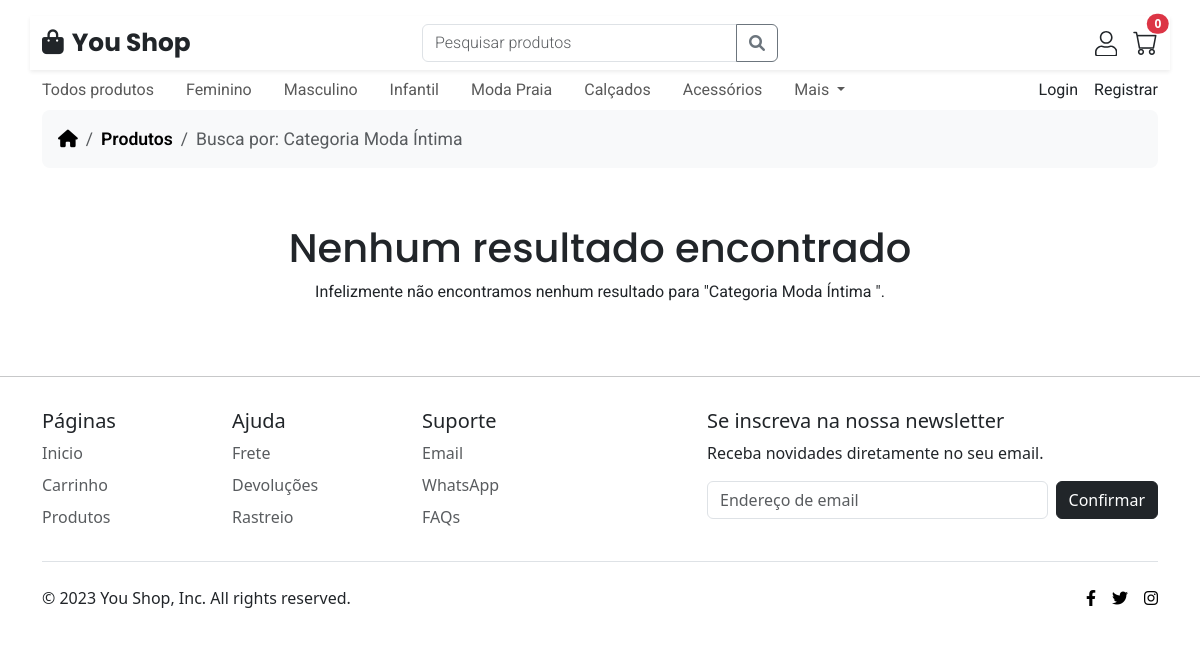
The page /products?category=8 on the database its author committed.
### models/category.py (models this page shows)
class Category(BaseModel):
    __tablename__ = 'category'
    name = db.Column(db.String(200), nullable=False)
    image = db.Column(db.String(500), nullable=False)
    products = db.relationship('Product', backref='category')

### view.py (the view, shortened to what this page needs)
@view_blueprint.route('/products', methods=['GET', 'POST', 'PUT', 'PATCH', 'DELETE'])
def products():
    if request.method == 'GET':
        pass
    categories = Category.get_all()
    search_query = request.args.get('search')
    category_id = request.args.get('category')
    page = int(request.args.get('page', 1))  # Default to page 1 if 'page' parameter is not provided
    page_size = 6  # MMC entre 2(quantidade de colunas mobile) e 3 (quantidade de colunas desktop)
    if search_query:
        products_list = Product.search_products_by_string(search_query.strip())
        if not products_list:
            return render_template(
                'no-results.html',
                categories=categories,
                cartLength=cartLengthExample,
                search_query=search_query
            )
    elif category_id:
        products_list = Product.get_products_by_category_id(int(category_id))
        if not products_list:
            return render_template(
                'no-results.html',
                categories=categories,
                cartLength=cartLengthExample,
                search_query=f"Categoria {Category.get_by_id(int(category_id)).name}"
            )
    else:
        products_list = Product.get_all()

### models/base.py (called while the page is built)
    @classmethod
    def get_all(cls) -> list['BaseModel']:
        return cls.query.all()

    @classmethod
    def get_by_id(cls, id: int) -> 'BaseModel':
        return cls.query.get(id)

### models/product.py (called while the page is built)
    @classmethod
    def get_products_by_category_id(cls, category_id: int) -> list['Product']:
        return cls.query.filter_by(category_id=category_id).all()

### templates/no-results.html (shortened to what this page needs)
{% extends 'main-template.html' %}
{% block content %}
<section>
  <div class="container-lg">
    <nav aria-label="breadcrumb">
        <ol class="breadcrumb breadcrumb-chevron p-3 bg-body-tertiary rounded-3 fcs-15 roboto">
          <li class="breadcrumb-item">
            <a class="link-body-emphasis" href="{{ url_for('view.home') }}">
              <i class="fa-solid fa-house"></i>
            </a>
          </li>
          <li class="breadcrumb-item">
            <a class="link-body-emphasis fw-semibold text-decoration-none" href="{{ url_for('view.products') }}">Produtos</a>
          </li>
          <li class="breadcrumb-item active text-truncate" aria-current="page" style="max-width: 55vw;">
            Busca por: {{ search_query }}
          </li>
        </ol>
      </nav>
      <div class="row my-5 text-center">
        <div class="col-md-12 my-2">
          <h1 class="poppins">Nenhum resultado encontrado</h1>
          <p class="roboto">Infelizmente não encontramos nenhum resultado para "{{ search_query }}".</p>
        </div>
      </div>
  </div>
</section>
{% endblock %}

### templates/menu.html (shortened to what this page needs)
<header class="container-lg mt-3">
  <div class="row d-flex shadow-sm py-2">
    <div class="col-6 col-md-4 d-flex">
      <a href="{{ url_for('view.home') }}" class="text-decoration-none poppins fw-bold fcs-16 text-dark mx-auto mx-md-0 my-auto"><i class="fa-solid fa-bag-shopping me-2"></i>You Shop</a>
    </div>
    <div class="col-0 col-md-4 d-none d-md-block mx-auto">
      <form action="{{ url_for('view.search') }}" method="post">
        <div class="input-group">
          <input type="text" name="search" class="form-control roboto fw-light" placeholder="Pesquisar produtos" aria-label="Pesquisar produtos" aria-describedby="searchButton">
          <button id="searchButton" class="btn btn-outline-secondary" type="submit"><i class="fas fa-search"></i></button>
        </div>
      </form>
    </div>
    <div class="col-4 col-md-4 d-flex align-content-center justify-content-end">
      <div class="dropdown mx-3 my-auto">
        <a id="userDropdown" data-toggle="dropdown" aria-haspopup="true" aria-expanded="false">
        </a>
      </div>
      <a class="position-relative text-decoration-none text-dark" href="{{ url_for('view.cart') }}">
        <i class="bi bi-cart fcs-16 my-auto"></i>
        <span id="cartLength" class="position-absolute top-0 start-100 translate-middle badge rounded-pill bg-danger">
          {{ cartLength }}
        </span>
      </a>
    </div>
  </div>
</header>
<nav class="navbar navbar-expand-md align-items-start p-0">
  <div class="container-lg d-block">
    <div class="row">
      <div class="col-10 collapse navbar-collapse" id="navbarSupportedContent">
        <ul id="categoryList" class="navbar-nav me-auto">
          <li class="nav-item me-3 no-wrap">
            <a href="{{ url_for('view.products') }}" class="nav-link roboto ps-0">Todos produtos</a>
          </li>
          {% for category in categories %}
          <li class="nav-item me-3 no-wrap roboto d-flex">
            <a href=" {{ url_for('view.products', category=category.id) }}" class="nav-link">{{ category.name }}</a>
          </li>
          {% endfor %}
          <li class="nav-item dropdown me-3" id="moreDropdown">
            <a class="nav-link dropdown-toggle roboto" href="#" role="button" data-bs-toggle="dropdown" aria-expanded="false">
              Mais
            </a>
          </li>
        </ul>
      </div>
      <div class="col-2 d-none d-md-flex justify-content-end roboto my-auto">
        <a href="{{ url_for('view.login') }}" class="text-decoration-none text-dark me-3">Login</a>
        <a href="{{ url_for('view.register') }}" class="text-decoration-none text-dark">Registrar</a>
      </div>
    </div>
  </div>
</nav>

### static/assets/css/style.css (style rules this page uses)
:root { --primary: #EEEEEE; --responsible-font-size-11: calc(1.7rem + 2.2vh); --responsible-font-size-12: calc(1rem + 1.5vh); --responsible-font-size-13: calc(0.8rem + 1.2vh); --responsible-font-size-14: calc(0.7rem + 1.2vh); --responsible-font-size-15: calc(0.7rem + 0.8vh); --responsible-font-size-16: calc(1.3rem + 0.5vh); --responsible-font-size-17: calc(1rem + 0.1vh);; }
.poppins { font-family: 'Poppins', sans-serif; }
.roboto { font-family: 'Roboto', sans-serif; }
.fcs-15 { font-size: var(--responsible-font-size-15); }
.fcs-16 { font-size: var(--responsible-font-size-16); }

### templates/main-template.html (style rules this page uses)
.nav-item.no-wrap { white-space: nowrap; }

### rows shown on the page
Category: name "Feminino"
Category: name "Masculino"
Category: name "Infantil"
Category: name "Moda Praia"
Category: name "Calçados"
Category: name "Acessórios"

### other values the page prints
{{ cartLength }} "0"
{{ search_query }} "Categoria Moda Íntima"
